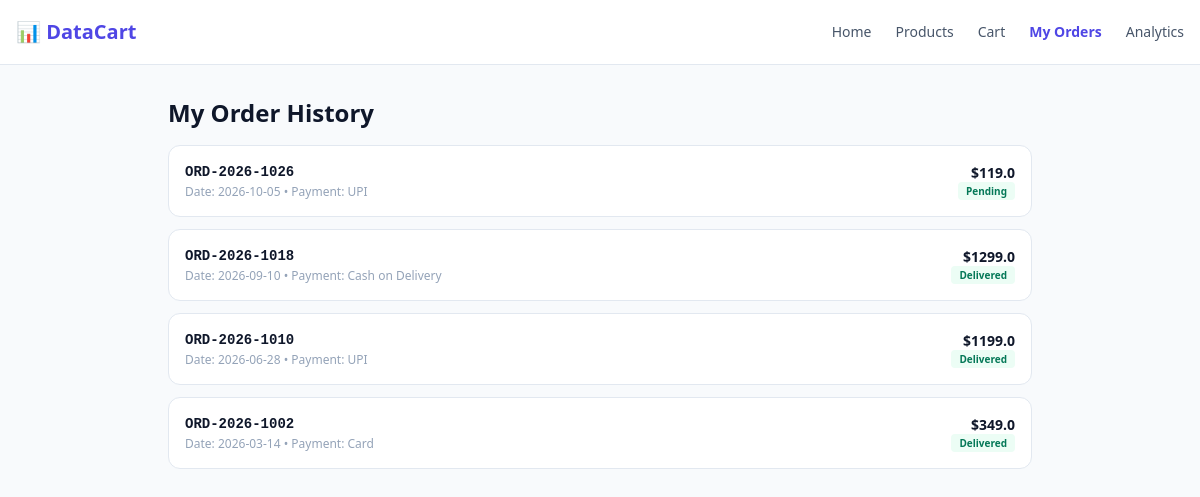
Page /orders (signed in) on the committed database.
### tables this page shows
CREATE TABLE orders (
        id TEXT PRIMARY KEY,
        user_id TEXT NOT NULL,
        order_date TEXT NOT NULL,
        total_amount REAL NOT NULL,
        status TEXT NOT NULL DEFAULT 'Pending',
        payment_method TEXT DEFAULT 'UPI',
        shipping_address TEXT,
        city TEXT,
        pincode TEXT,
        FOREIGN KEY (user_id) REFERENCES users(id)
    );

### app.py (the view)
@app.route('/orders')
def orders():
    user_id = session.get('user_id', 'u-cust-1')
    conn = get_db_connection()
    user_orders = conn.execute('SELECT * FROM orders WHERE user_id = ? ORDER BY order_date DESC', (user_id,)).fetchall()
    conn.close()
    return render_template('orders.html', orders=user_orders)

### app.py (called while the page is built)
def get_db_connection():
    conn = sqlite3.connect(DB_FILE)
    conn.row_factory = sqlite3.Row
    return conn

### templates/orders.html (shortened to what this page needs)
<!DOCTYPE html>
<html lang="en">
<head>
    <script src="https://cdn.tailwindcss.com"></script>
</head>
<body class="bg-slate-50 text-slate-900 font-sans">
    <header class="bg-white border-b border-slate-200 sticky top-0 z-30">
        <div class="max-w-7xl mx-auto px-4 h-16 flex items-center justify-between">
            <a href="/" class="text-xl font-bold text-indigo-600">📊 DataCart</a>
            <nav class="flex items-center gap-6 text-sm font-medium">
                <a href="/" class="text-slate-600 hover:text-slate-900">Home</a>
                <a href="/products" class="text-slate-600 hover:text-slate-900">Products</a>
                <a href="/cart" class="text-slate-600 hover:text-slate-900">Cart</a>
                <a href="/orders" class="text-indigo-600 font-semibold">My Orders</a>
                <a href="/analytics" class="text-slate-600 hover:text-slate-900">Analytics</a>
            </nav>
        </div>
    </header>
    <main class="max-w-4xl mx-auto px-4 py-8 space-y-4">
        <h1 class="text-2xl font-bold">My Order History</h1>
        <div class="space-y-3">
            {% for o in orders %}
            <div class="bg-white p-4 rounded-xl border border-slate-200 flex justify-between items-center text-xs">
                <div>
                    <span class="font-mono font-bold text-slate-900 text-sm">{{ o.id }}</span>
                    <div class="text-slate-400 mt-0.5">Date: {{ o.order_date }} • Payment: {{ o.payment_method }}</div>
                </div>
                <div class="text-right">
                    <div class="text-sm font-bold text-slate-900">${{ o.total_amount }}</div>
                    <span class="px-2 py-0.5 rounded text-[10px] font-semibold bg-emerald-50 text-emerald-700">{{ o.status }}</span>
                </div>
            </div>
            {% else %}
            <div class="bg-white p-8 rounded-xl border border-slate-200 text-center text-slate-400 text-xs">
                No orders recorded yet.
            </div>
            {% endfor %}
        </div>
    </main>
</body>
</html>

### rows in the picture
orders: id "ORD-2026-1026", order_date "2026-10-05", payment_method "UPI", total_amount "119.0", status "Pending"
orders: id "ORD-2026-1018", order_date "2026-09-10", payment_method "Cash on Delivery", total_amount "1299.0", status "Delivered"
orders: id "ORD-2026-1010", order_date "2026-06-28", payment_method "UPI", total_amount "1199.0", status "Delivered"
orders: id "ORD-2026-1002", order_date "2026-03-14", payment_method "Card", total_amount "349.0", status "Delivered"
